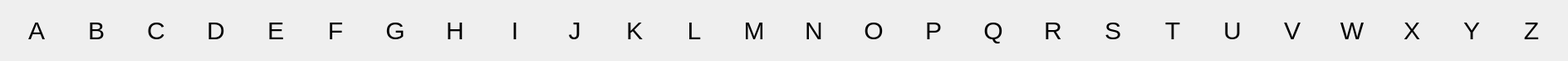
    <widget class="QWidget" name="FilterToLetter_scroll">
     <property name="geometry">
      <rect>
       <x>0</x>
       <y>0</y>
       <width>1884</width>
       <height>71</height>
      </rect>
     </property>
     <layout class="QHBoxLayout" name="horizontalLayout">
      <item>
       <widget class="QPushButton" name="pushButton_A">
        <property name="cursor">
         <cursorShape>PointingHandCursor</cursorShape>
        </property>
        <property name="styleSheet">
         <string notr="true">height: 51px;
max-width: 66px;
min-width: 66px;
background: transparent;
font-size: 30px;
border: none;
outline: none;
</string>
        </property>
        <property name="text">
         <string>A</string>
        </property>
       </widget>
      </item>
      <item>
       <widget class="QPushButton" name="pushButton_B">
        <property name="cursor">
         <cursorShape>PointingHandCursor</cursorShape>
        </property>
        <property name="styleSheet">
         <string notr="true">height: 51px;
max-width: 66px;
min-width: 66px;
background: transparent;
font-size: 30px;
border: none;
outline: none;
</string>
        </property>
        <property name="text">
         <string>B</string>
        </property>
       </widget>
      </item>
      <item>
       <widget class="QPushButton" name="pushButton_C">
        <property name="cursor">
         <cursorShape>PointingHandCursor</cursorShape>
        </property>
        <property name="styleSheet">
         <string notr="true">height: 51px;
max-width: 66px;
min-width: 66px;
background: transparent;
font-size: 30px;
border: none;
outline: none;
</string>
        </property>
        <property name="text">
         <string>C</string>
        </property>
       </widget>
      </item>
      <item>
       <widget class="QPushButton" name="pushButton_D">
        <property name="cursor">
         <cursorShape>PointingHandCursor</cursorShape>
        </property>
        <property name="styleSheet">
         <string notr="true">height: 51px;
max-width: 66px;
min-width: 66px;
background: transparent;
font-size: 30px;
border: none;
outline: none;
</string>
        </property>
        <property name="text">
         <string>D</string>
        </property>
       </widget>
      </item>
      <item>
       <widget class="QPushButton" name="pushButton_E">
        <property name="cursor">
         <cursorShape>PointingHandCursor</cursorShape>
        </property>
        <property name="styleSheet">
         <string notr="true">height: 51px;
max-width: 66px;
min-width: 66px;
background: transparent;
font-size: 30px;
border: none;
outline: none;
</string>
        </property>
        <property name="text">
         <string>E</string>
        </property>
       </widget>
      </item>
      <item>
       <widget class="QPushButton" name="pushButton_F">
        <property name="cursor">
         <cursorShape>PointingHandCursor</cursorShape>
        </property>
        <property name="styleSheet">
         <string notr="true">height: 51px;
max-width: 66px;
min-width: 66px;
background: transparent;
font-size: 30px;
border: none;
outline: none;
</string>
        </property>
        <property name="text">
         <string>F</string>
        </property>
       </widget>
      </item>
      <item>
       <widget class="QPushButton" name="pushButton_G">
        <property name="cursor">
         <cursorShape>PointingHandCursor</cursorShape>
        </property>
        <property name="styleSheet">
         <string notr="true">height: 51px;
max-width: 66px;
min-width: 66px;
background: transparent;
font-size: 30px;
border: none;
outline: none;
</string>
        </property>
        <property name="text">
         <string>G</string>
        </property>
       </widget>
      </item>
      <item>
       <widget class="QPushButton" name="pushButton_H">
        <property name="cursor">
         <cursorShape>PointingHandCursor</cursorShape>
        </property>
        <property name="styleSheet">
         <string notr="true">height: 51px;
max-width: 66px;
min-width: 66px;
background: transparent;
font-size: 30px;
border: none;
outline: none;
</string>
        </property>
        <property name="text">
         <string>H</string>
        </property>
       </widget>
      </item>
      <item>
       <widget class="QPushButton" name="pushButton_I">
        <property name="cursor">
         <cursorShape>PointingHandCursor</cursorShape>
        </property>
        <property name="styleSheet">
         <string notr="true">height: 51px;
max-width: 66px;
min-width: 66px;
background: transparent;
font-size: 30px;
border: none;
outline: none;
</string>
        </property>
        <property name="text">
         <string>I</string>
        </property>
       </widget>
      </item>
      <item>
       <widget class="QPushButton" name="pushButton_J">
        <property name="cursor">
         <cursorShape>PointingHandCursor</cursorShape>
        </property>
        <property name="styleSheet">
         <string notr="true">height: 51px;
max-width: 66px;
min-width: 66px;
background: transparent;
font-size: 30px;
border: none;
outline: none;
</string>
        </property>
        <property name="text">
         <string>J</string>
        </property>
       </widget>
      </item>
      <item>
       <widget class="QPushButton" name="pushButton_K">
        <property name="cursor">
         <cursorShape>PointingHandCursor</cursorShape>
        </property>
        <property name="styleSheet">
         <string notr="true">height: 51px;
max-width: 66px;
min-width: 66px;
background: transparent;
font-size: 30px;
border: none;
outline: none;
</string>
        </property>
        <property name="text">
         <string>K</string>
        </property>
       </widget>
      </item>
      <item>
       <widget class="QPushButton" name="pushButton_L">
        <property name="cursor">
         <cursorShape>PointingHandCursor</cursorShape>
        </property>
        <property name="styleSheet">
         <string notr="true">height: 51px;
max-width: 66px;
min-width: 66px;
background: transparent;
font-size: 30px;
border: none;
outline: none;
</string>
        </property>
        <property name="text">
         <string>L</string>
        </property>
       </widget>
      </item>
      <item>
       <widget class="QPushButton" name="pushButton_M">
        <property name="cursor">
         <cursorShape>PointingHandCursor</cursorShape>
        </property>
        <property name="styleSheet">
         <string notr="true">height: 51px;
max-width: 66px;
min-width: 66px;
background: transparent;
font-size: 30px;
border: none;
outline: none;
</string>
        </property>
        <property name="text">
         <string>M</string>
        </property>
       </widget>
      </item>
      <item>
       <widget class="QPushButton" name="pushButton_N">
        <property name="cursor">
         <cursorShape>PointingHandCursor</cursorShape>
        </property>
        <property name="styleSheet">
         <string notr="true">height: 51px;
max-width: 66px;
min-width: 66px;
background: transparent;
font-size: 30px;
border: none;
outline: none;
</string>
        </property>
        <property name="text">
         <string>N</string>
        </property>
       </widget>
      </item>
      <item>
       <widget class="QPushButton" name="pushButton_O">
        <property name="cursor">
         <cursorShape>PointingHandCursor</cursorShape>
        </property>
        <property name="styleSheet">
         <string notr="true">height: 51px;
max-width: 66px;
min-width: 66px;
background: transparent;
font-size: 30px;
border: none;
outline: none;
</string>
        </property>
        <property name="text">
         <string>O</string>
        </property>
       </widget>
      </item>
      <item>
       <widget class="QPushButton" name="pushButton_P">
        <property name="cursor">
         <cursorShape>PointingHandCursor</cursorShape>
        </property>
        <property name="styleSheet">
         <string notr="true">height: 51px;
max-width: 66px;
min-width: 66px;
background: transparent;
font-size: 30px;
border: none;
outline: none;
</string>
        </property>
        <property name="text">
         <string>P</string>
        </property>
       </widget>
      </item>
      <item>
       <widget class="QPushButton" name="pushButton_Q">
        <property name="cursor">
         <cursorShape>PointingHandCursor</cursorShape>
        </property>
        <property name="styleSheet">
         <string notr="true">height: 51px;
max-width: 66px;
min-width: 66px;
background: transparent;
font-size: 30px;
border: none;
outline: none;
</string>
        </property>
        <property name="text">
         <string>Q</string>
        </property>
       </widget>
      </item>
      <item>
       <widget class="QPushButton" name="pushButton_R">
        <property name="cursor">
         <cursorShape>PointingHandCursor</cursorShape>
        </property>
        <property name="styleSheet">
         <string notr="true">height: 51px;
max-width: 66px;
min-width: 66px;
background: transparent;
font-size: 30px;
border: none;
outline: none;
</string>
        </property>
        <property name="text">
         <string>R</string>
        </property>
       </widget>
      </item>
      <item>
       <widget class="QPushButton" name="pushButton_S">
        <property name="cursor">
         <cursorShape>PointingHandCursor</cursorShape>
        </property>
        <property name="styleSheet">
         <string notr="true">height: 51px;
max-width: 66px;
min-width: 66px;
background: transparent;
font-size: 30px;
border: none;
outline: none;
</string>
        </property>
        <property name="text">
         <string>S</string>
        </property>
       </widget>
      </item>
      <item>
       <widget class="QPushButton" name="pushButton_T">
        <property name="cursor">
         <cursorShape>PointingHandCursor</cursorShape>
        </property>
        <property name="styleSheet">
         <string notr="true">height: 51px;
max-width: 66px;
min-width: 66px;
background: transparent;
font-size: 30px;
border: none;
outline: none;
</string>
        </property>
        <property name="text">
         <string>T</string>
        </property>
       </widget>
      </item>
      <item>
       <widget class="QPushButton" name="pushButton_U">
        <property name="cursor">
         <cursorShape>PointingHandCursor</cursorShape>
        </property>
        <property name="styleSheet">
         <string notr="true">height: 51px;
max-width: 66px;
min-width: 66px;
background: transparent;
font-size: 30px;
border: none;
outline: none;
</string>
        </property>
        <property name="text">
         <string>U</string>
        </property>
       </widget>
      </item>
      <item>
       <widget class="QPushButton" name="pushButton_V">
        <property name="cursor">
         <cursorShape>PointingHandCursor</cursorShape>
        </property>
        <property name="styleSheet">
         <string notr="true">height: 51px;
max-width: 66px;
min-width: 66px;
background: transparent;
font-size: 30px;
border: none;
outline: none;
</string>
        </property>
        <property name="text">
         <string>V</string>
        </property>
       </widget>
      </item>
      <item>
       <widget class="QPushButton" name="pushButton_W">
        <property name="cursor">
         <cursorShape>PointingHandCursor</cursorShape>
        </property>
        <property name="styleSheet">
         <string notr="true">height: 51px;
max-width: 66px;
min-width: 66px;
background: transparent;
font-size: 30px;
border: none;
outline: none;
</string>
        </property>
        <property name="text">
         <string>W</string>
        </property>
       </widget>
      </item>
      <item>
       <widget class="QPushButton" name="pushButton_X">
        <property name="cursor">
         <cursorShape>PointingHandCursor</cursorShape>
        </property>
        <property name="styleSheet">
         <string notr="true">height: 51px;
max-width: 66px;
min-width: 66px;
background: transparent;
font-size: 30px;
border: none;
outline: none;
</string>
        </property>
        <property name="text">
         <string>X</string>
        </property>
       </widget>
      </item>
      <item>
       <widget class="QPushButton" name="pushButton_Y">
        <property name="cursor">
         <cursorShape>PointingHandCursor</cursorShape>
        </property>
        <property name="styleSheet">
         <string notr="true">height: 51px;
max-width: 66px;
min-width: 66px;
background: transparent;
font-size: 30px;
border: none;
outline: none;
</string>
        </property>
        <property name="text">
         <string>Y</string>
        </property>
       </widget>
      </item>
      <item>
       <widget class="QPushButton" name="pushButton_Z">
        <property name="cursor">
         <cursorShape>PointingHandCursor</cursorShape>
        </property>
        <property name="styleSheet">
         <string notr="true">height: 51px;
max-width: 66px;
min-width: 66px;
background: transparent;
font-size: 30px;
border: none;
outline: none;
</string>
        </property>
        <property name="text">
         <string>Z</string>
        </property>
       </widget>
      </item>
     </layout>
    </widget>
